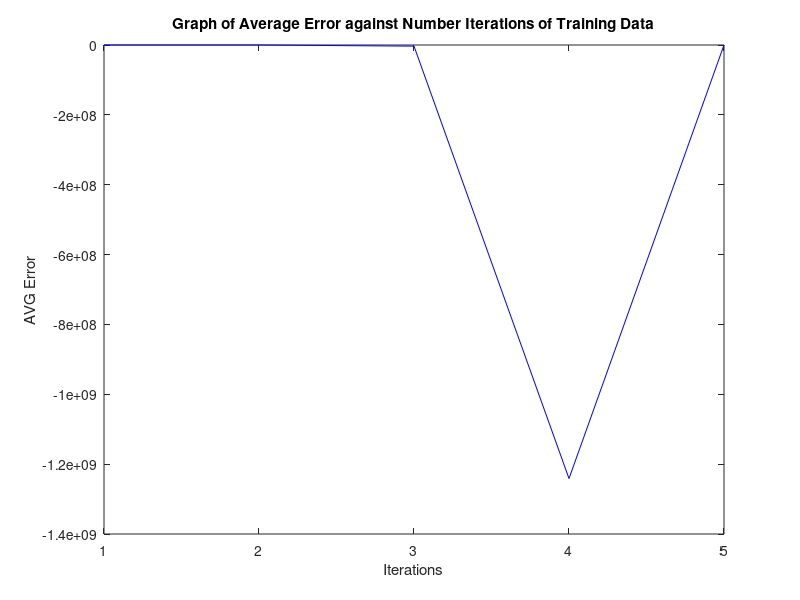
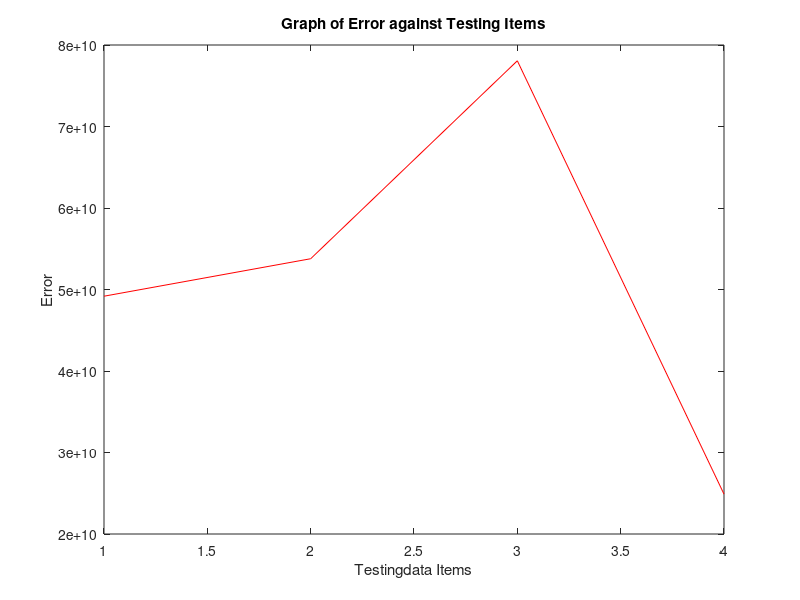

These figures' MATLAB source, in order:
function adaline
    %Uses a Linear function as an activation function
    format bank;
    #Importing iris data
    #dataset=importdata('iris.txt');
    #training data
    #trainingdata=dataset([1:25 51:75 101:125],[2 5]);
    #Actual Output
    #actual_output=dataset([1:25 51:75 101:125],1);
    #
    #testingdata
    #testingdata=dataset([30:40 80:90 141:150],[2 5]);
    #Actual Output Testing
    #testing_output=dataset([30:40 80:90 141:150],1);
    
    

    trainingdata=[1 0 0;
                 1 1 0;
                 1 0 1;
                 1 1 1;]
    actual_output=[1;2;3;4]
    
    testingdata=[1 0 1;
                 1 1 0;
                 1 1 1;
                 1 0 0;];
    testing_output=[3;2;4;0]
    %Initializing the weights
    weight=zeros(1, 3);
    learning_rate=input("Enter Learning Rate 0-1:\n")
    countmaxi=input("Enter Number of Iterations:\n")
    count=1;
    errorvector=zeros(5,1);
    while count<countmaxi
        error_count=0;
        sumerror=0;
        for i=1:length(trainingdata)
            %calculating output of hiddenlayer 1
            input=trainingdata(i,:);
            input=input';
            sum=(weight)*input;
            %steping function
            output=activation(sum);
            errord=(actual_output(i)-output)
            sumerror=sumerror+errord;
            if errord!=0
                error_count=error_count+1;
                weightchange=learning_rate*errord.*input';
                weight=weight+weightchange
            endif 
            
        endfor
        errorvector(count)=(sumerror/length(trainingdata));
        
        if error_count==0
            break;
        endif
        count=count+1;
    endwhile
    errorvector
    count
    %plot Avg Error and number of iterations
    figure 1;
    plot(1:length(errorvector), errorvector, 'b-');
    title("Graph of Average Error against Number Iterations of Training Data");
    xlabel("Iterations");
    ylabel("AVG Error")
    
    disp("Resultant Weights")
    weight
    disp("Testing Set")
    errord=zeros(length(testingdata), 1);
    for i=1:length(testingdata)
            %calculating output of hiddenlayer 1
            disp("*********************************")
            input=testingdata(i,:)
            input=input';
            sum=(weight)*input;
            %steping function
            output=activation(sum)
            errord(i)=(testing_output(i)-output);
    endfor
        
    %plot a graph of error against testing set
    figure 2;
    plot(1:length(testingdata), errord, 'r-');
    title("Graph of Error against Testing Items");
    xlabel("Testingdata Items");
    ylabel("Error")
    
    
endfunction

%Activation function
function ret=activation(threshold)
    ret=(threshold);
endfunction
    